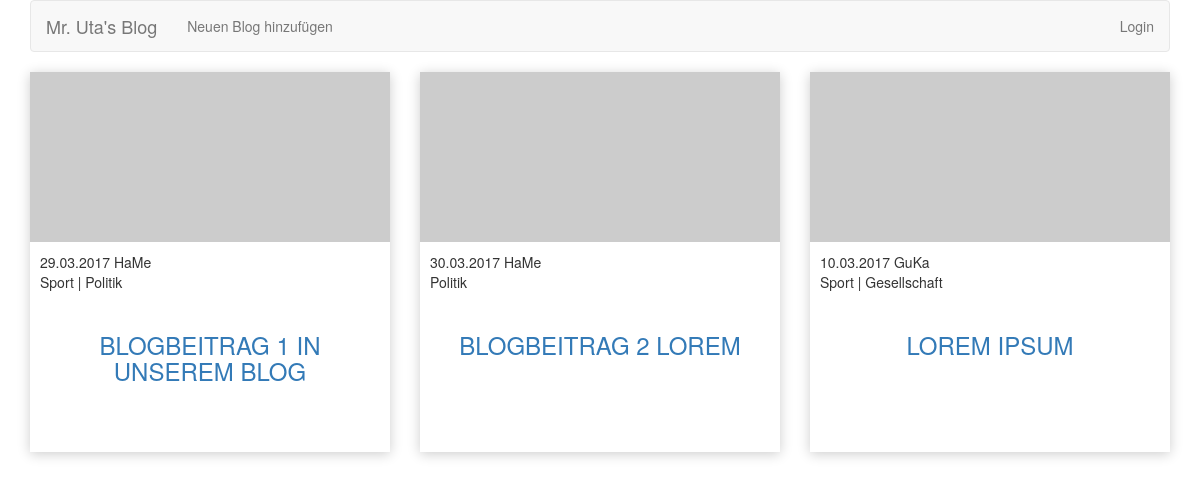
The page / on the database its author committed.
### tables this page shows
CREATE TABLE IF NOT EXISTS `beitraege` (
  `ID` int(11) NOT NULL AUTO_INCREMENT,
  `titel` varchar(200) DEFAULT NULL,
  `inhalt` text,
  `erstellt` date DEFAULT NULL,
  `beitragsbild` varchar(200) DEFAULT NULL,
  `autorid` int(11) DEFAULT NULL,
  PRIMARY KEY (`ID`)
);

CREATE TABLE IF NOT EXISTS `autoren` (
  `ID` int(11) NOT NULL AUTO_INCREMENT,
  `vorname` varchar(100) DEFAULT NULL,
  `nachname` varchar(100) DEFAULT NULL,
  `benutzername` varchar(50) DEFAULT NULL,
  PRIMARY KEY (`ID`)
);

### index.php (called while the page is built, shortened)
<?php
require_once("inc/dbconfig.php");
require_once("inc/functions.php");
$view = isset($_GET['aktion']) ? $_GET['aktion'] : null;
switch($view) {
	default:
		$results = findAllPosts($db);
		$view = "index";
	break;
}
require_once("views/" . $view . ".tpl.php" );
?>

### inc/functions.php (called while the page is built, shortened)
<?php
function findAllPosts($conn){
	$stmt = $conn->query("SELECT beitraege.ID,  titel, inhalt, erstellt, beitragsbild, benutzername FROM beitraege INNER JOIN autoren ON autorid = autoren.ID");
	$beitraege = $stmt->fetchAll();
	$stmt = $conn->query("SELECT beitraege.ID, name FROM beitraege INNER JOIN beitrag_kategorie ON beitragid = beitraege.ID INNER JOIN kategorien ON kategorieid = kategorien.ID");
	$kategorien = $stmt->fetchAll();
	foreach($beitraege as $key => $beitrag){
	$beitraege[$key]['kategorien'] = array();
		foreach($kategorien as $kategorie){
			if($kategorie['ID'] == $beitrag['ID']){
				$beitraege[$key]['kategorien'][] = $kategorie['name'];
			}
		}
	}
	return $beitraege;
}
?>

### views/index.tpl.php (the view, shortened to what this page needs)
<?php
require_once("views/_header.tpl.php");
?>
<div class="row">
	<?php foreach($results as $key => $einzelbeitrag){ ?>
		<div class="col-md-4 col-sm-4 col-xs-12">
			<div class="teaser-box">
				<div class="pic-wrapper">
					<img class="img-responsive" src="<?php echo $einzelbeitrag['beitragsbild']; ?>" alt="Beitragsbild">
				</div>
				<div class="text-small meta">
					<?php echo date("d.m.Y", strtotime($einzelbeitrag['erstellt'])); ?>
					<?php echo $einzelbeitrag['benutzername']; ?>
					<div>
						<span class="category">
							<?php echo implode(" | ", $einzelbeitrag['kategorien']) ?>
						</span>
					</div>
				</div>
				<div class="text-big title text-center">
					<h3><a href="<?php echo $_SERVER['PHP_SELF']; ?>?aktion=single&pid=<?php echo $einzelbeitrag['ID']; ?>"><?php echo $einzelbeitrag['titel']; ?></a></h3>
				</div>
			</div>
		</div>
	<?php } ?>
</div>
<?php
require_once("views/_footer.tpl.php");
?>

### views/_header.tpl.php (shortened to what this page needs)
<!DOCTYPE html>
<head>
	<link rel="stylesheet" href="https://maxcdn.bootstrapcdn.com/bootstrap/3.3.7/css/bootstrap.min.css">
	<link rel="stylesheet" href="css/style.css">
</head>
<body>
<div class="container">
<header>
<nav class="navbar navbar-default ">
    <div class="navbar-header">
      <a class="navbar-brand" href="<?php echo $_SERVER['PHP_SELF'] ;?>">Mr. Uta's Blog</a>
    </div>
    <div class="collapse navbar-collapse" id="bs-example-navbar-collapse-1">
      <ul class="nav navbar-nav">
        <li><a href="index.php?aktion=add&save=true">Neuen Blog hinzufügen</a></li>
      </ul>
      <ul class="nav navbar-nav navbar-right">
        <li><a href="admin/login.php">Login</a></li>
      </ul>
    </div>
</nav>
</header>

### views/_footer.tpl.php (shortened to what this page needs)
</div>
</body>

### css/style.css (style rules this page uses)
.teaser-box { -webkit-box-shadow: 0px 2px 12px 0px rgba(0,0,0,0.2); -moz-box-shadow: 0px 2px 12px 0px rgba(0,0,0,0.2); box-shadow: 0px 2px 12px 0px rgba(0,0,0,0.2); min-height:380px; }
.teaser-box > div { padding:10px; }
.teaser-box .title h3 { text-transform:uppercase; transition: all 0.5s; }
.teaser-box .pic-wrapper { height:170px; overflow:hidden; padding:0; position:relative; }

### rows shown on the page
beitraege: erstellt "29.03.2017", autoren.benutzername "HaMe", kategorien "Sport | Politik", titel "BLOGBEITRAG 1 IN UNSEREM BLOG"
beitraege: erstellt "30.03.2017", autoren.benutzername "HaMe", kategorien "Politik", titel "BLOGBEITRAG 2 LOREM"
beitraege: erstellt "10.03.2017", autoren.benutzername "GuKa", kategorien "Sport | Gesellschaft", titel "LOREM IPSUM"
